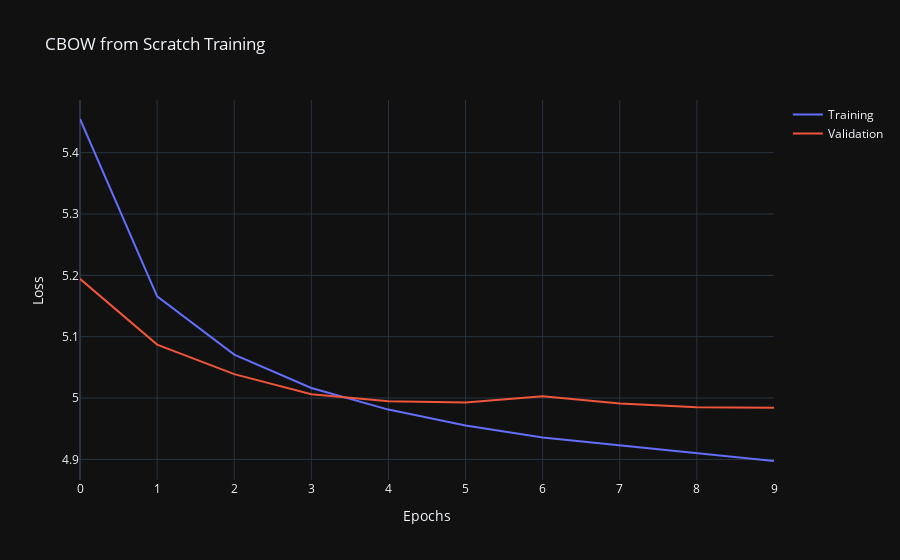

The notebook cell this image was saved under:
### Code cell
fig = go.Figure()
fig.add_trace(go.Scatter(y=trainer.loss["train"],
                    mode='lines',
                    name='Training'))
fig.add_trace(go.Scatter(y=trainer.loss["val"],
                    mode='lines',
                    name='Validation'))

# Edit the layout
fig.update_layout(title='CBOW from Scratch Training',
                   xaxis_title='Epochs',
                   yaxis_title='Loss')

fig.show()

### Figure 1 — Plotly figure (JSON) as saved in the notebook; plotly's stock layout.template omitted (floating-point values rounded to 4 significant figures)
{"data": [{"mode": "lines", "name": "Training", "y": [5.455, 5.166, 5.071, 5.016, 4.981, 4.955, 4.936, 4.923, 4.909, 4.897], "type": "scatter"}, {"mode": "lines", "name": "Validation", "y": [5.194, 5.087, 5.039, 5.006, 4.995, 4.993, 5.003, 4.991, 4.985, 4.984], "type": "scatter"}], "layout": {"title": {"text": "CBOW from Scratch Training"}, "xaxis": {"title": {"text": "Epochs"}}, "yaxis": {"title": {"text": "Loss"}}}}
